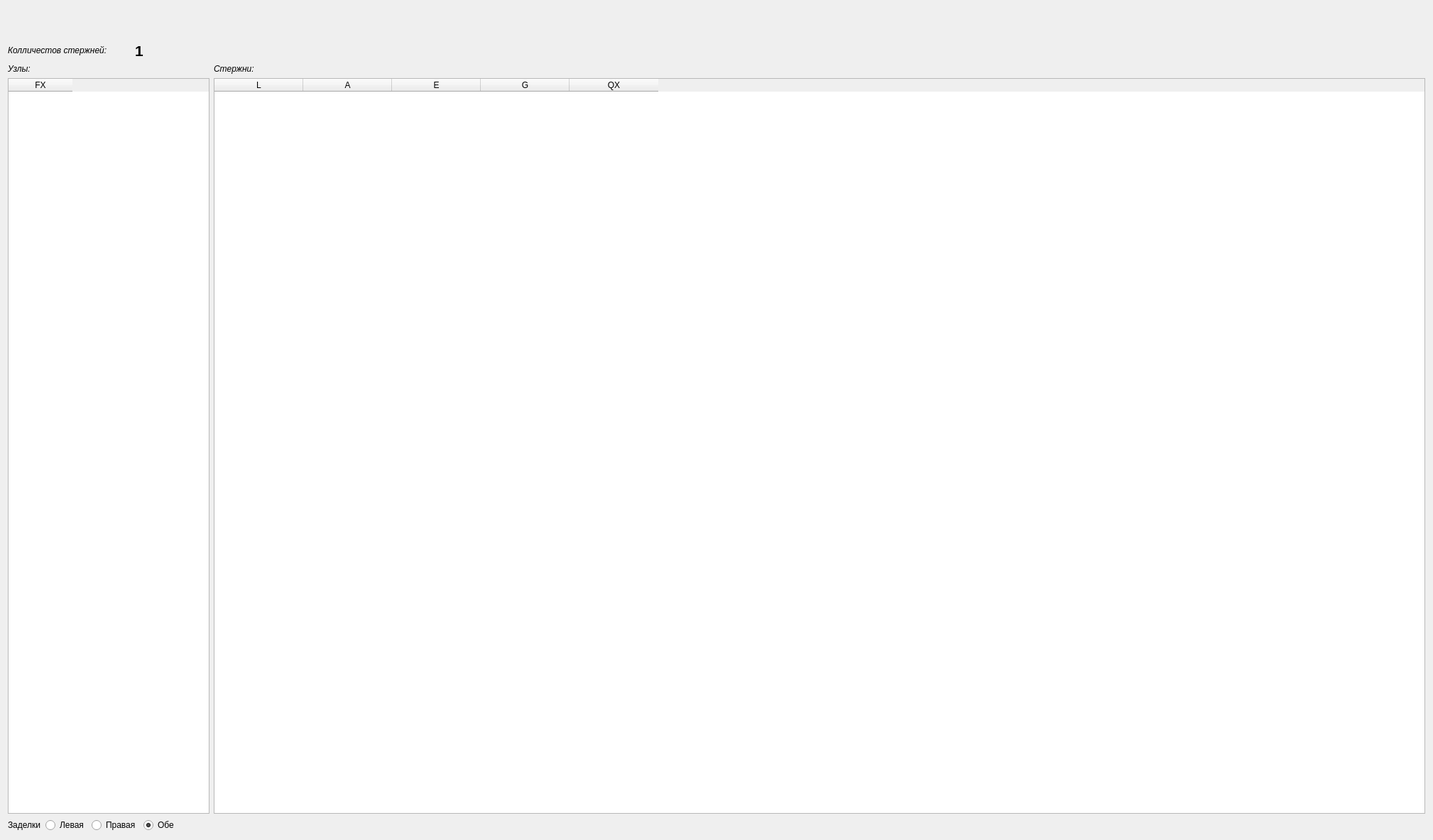
<?xml version="1.0" encoding="UTF-8"?>
<ui version="4.0">
 <class>PreProcessor</class>
 <widget class="QWidget" name="PreProcessor">
  <property name="geometry">
   <rect>
    <x>0</x>
    <y>0</y>
    <width>2018</width>
    <height>1183</height>
   </rect>
  </property>
  <property name="windowTitle">
   <string>Form</string>
  </property>
  <layout class="QVBoxLayout" name="verticalLayout_2">
   <item>
    <layout class="QHBoxLayout" name="horizontalLayout_2">
     <item>
      <widget class="QPushButton" name="backButton">
       <property name="toolTip">
        <string>Назад</string>
       </property>
       <property name="text">
        <string/>
       </property>
       <property name="icon">
        <iconset resource="main.qrc">
         <normaloff>:/pics/backspace.png</normaloff>:/pics/backspace.png</iconset>
       </property>
       <property name="iconSize">
        <size>
         <width>32</width>
         <height>32</height>
        </size>
       </property>
       <property name="flat">
        <bool>true</bool>
       </property>
      </widget>
     </item>
     <item>
      <spacer name="horizontalSpacer_3">
       <property name="orientation">
        <enum>Qt::Horizontal</enum>
       </property>
       <property name="sizeHint" stdset="0">
        <size>
         <width>40</width>
         <height>20</height>
        </size>
       </property>
      </spacer>
     </item>
    </layout>
   </item>
   <item>
    <widget class="QLabel" name="canvan">
     <property name="sizePolicy">
      <sizepolicy hsizetype="Preferred" vsizetype="Preferred">
       <horstretch>0</horstretch>
       <verstretch>0</verstretch>
      </sizepolicy>
     </property>
     <property name="text">
      <string/>
     </property>
     <property name="pixmap">
      <pixmap resource="main.qrc">:/pics/canvas.png</pixmap>
     </property>
     <property name="alignment">
      <set>Qt::AlignCenter</set>
     </property>
    </widget>
   </item>
   <item>
    <layout class="QHBoxLayout" name="horizontalLayout">
     <item alignment="Qt::AlignHCenter|Qt::AlignVCenter">
      <widget class="QLabel" name="countRodlabel">
       <property name="font">
        <font>
         <italic>true</italic>
        </font>
       </property>
       <property name="text">
        <string>Колличестов стержней: </string>
       </property>
      </widget>
     </item>
     <item>
      <widget class="QPushButton" name="delRods">
       <property name="minimumSize">
        <size>
         <width>16</width>
         <height>16</height>
        </size>
       </property>
       <property name="maximumSize">
        <size>
         <width>24</width>
         <height>24</height>
        </size>
       </property>
       <property name="toolTip">
        <string>Уменьшить</string>
       </property>
       <property name="text">
        <string/>
       </property>
       <property name="icon">
        <iconset resource="main.qrc">
         <normaloff>:/pics/remove.png</normaloff>:/pics/remove.png</iconset>
       </property>
       <property name="iconSize">
        <size>
         <width>24</width>
         <height>24</height>
        </size>
       </property>
       <property name="flat">
        <bool>true</bool>
       </property>
      </widget>
     </item>
     <item>
      <widget class="QLabel" name="countRods">
       <property name="font">
        <font>
         <pointsize>16</pointsize>
         <weight>75</weight>
         <italic>false</italic>
         <bold>true</bold>
        </font>
       </property>
       <property name="text">
        <string>1</string>
       </property>
      </widget>
     </item>
     <item>
      <widget class="QPushButton" name="addRods">
       <property name="maximumSize">
        <size>
         <width>24</width>
         <height>24</height>
        </size>
       </property>
       <property name="toolTip">
        <string>Увеличить</string>
       </property>
       <property name="text">
        <string/>
       </property>
       <property name="icon">
        <iconset resource="main.qrc">
         <normaloff>:/pics/add.png</normaloff>:/pics/add.png</iconset>
       </property>
       <property name="iconSize">
        <size>
         <width>24</width>
         <height>24</height>
        </size>
       </property>
       <property name="flat">
        <bool>true</bool>
       </property>
      </widget>
     </item>
     <item>
      <spacer name="horizontalSpacer">
       <property name="orientation">
        <enum>Qt::Horizontal</enum>
       </property>
       <property name="sizeHint" stdset="0">
        <size>
         <width>40</width>
         <height>20</height>
        </size>
       </property>
      </spacer>
     </item>
    </layout>
   </item>
   <item>
    <layout class="QGridLayout" name="gridLayout" rowstretch="0,0" columnstretch="0,0">
     <item row="1" column="0">
      <widget class="QTableWidget" name="tableNodes">
       <property name="enabled">
        <bool>true</bool>
       </property>
       <property name="sizePolicy">
        <sizepolicy hsizetype="Expanding" vsizetype="Expanding">
         <horstretch>1</horstretch>
         <verstretch>0</verstretch>
        </sizepolicy>
       </property>
       <property name="minimumSize">
        <size>
         <width>0</width>
         <height>0</height>
        </size>
       </property>
       <attribute name="horizontalHeaderDefaultSectionSize">
        <number>90</number>
       </attribute>
       <attribute name="horizontalHeaderHighlightSections">
        <bool>false</bool>
       </attribute>
       <attribute name="horizontalHeaderMinimumSectionSize">
        <number>30</number>
       </attribute>
       <attribute name="horizontalHeaderStretchLastSection">
        <bool>false</bool>
       </attribute>
       <attribute name="verticalHeaderStretchLastSection">
        <bool>false</bool>
       </attribute>
       <column>
        <property name="text">
         <string>FX</string>
        </property>
       </column>
      </widget>
     </item>
     <item row="1" column="1">
      <widget class="QTableWidget" name="tableRods">
       <property name="sizePolicy">
        <sizepolicy hsizetype="Expanding" vsizetype="Expanding">
         <horstretch>6</horstretch>
         <verstretch>0</verstretch>
        </sizepolicy>
       </property>
       <attribute name="horizontalHeaderCascadingSectionResizes">
        <bool>false</bool>
       </attribute>
       <attribute name="horizontalHeaderDefaultSectionSize">
        <number>125</number>
       </attribute>
       <attribute name="horizontalHeaderHighlightSections">
        <bool>false</bool>
       </attribute>
       <attribute name="horizontalHeaderMinimumSectionSize">
        <number>60</number>
       </attribute>
       <attribute name="horizontalHeaderShowSortIndicator" stdset="0">
        <bool>false</bool>
       </attribute>
       <attribute name="horizontalHeaderStretchLastSection">
        <bool>false</bool>
       </attribute>
       <attribute name="verticalHeaderMinimumSectionSize">
        <number>30</number>
       </attribute>
       <column>
        <property name="text">
         <string>L</string>
        </property>
       </column>
       <column>
        <property name="text">
         <string>A</string>
        </property>
       </column>
       <column>
        <property name="text">
         <string>E</string>
        </property>
       </column>
       <column>
        <property name="text">
         <string>G</string>
        </property>
       </column>
       <column>
        <property name="text">
         <string>QX</string>
        </property>
       </column>
      </widget>
     </item>
     <item row="0" column="0" alignment="Qt::AlignLeft|Qt::AlignVCenter">
      <widget class="QLabel" name="labelNodes">
       <property name="font">
        <font>
         <italic>true</italic>
        </font>
       </property>
       <property name="text">
        <string>Узлы:</string>
       </property>
      </widget>
     </item>
     <item row="0" column="1" alignment="Qt::AlignLeft|Qt::AlignVCenter">
      <widget class="QLabel" name="labelRods">
       <property name="font">
        <font>
         <italic>true</italic>
        </font>
       </property>
       <property name="text">
        <string>Стержни:</string>
       </property>
      </widget>
     </item>
    </layout>
   </item>
   <item>
    <layout class="QHBoxLayout" name="horizontalLayout_6">
     <item>
      <widget class="QLabel" name="labelFixing">
       <property name="text">
        <string>Заделки</string>
       </property>
      </widget>
     </item>
     <item>
      <widget class="QRadioButton" name="leftFixing">
       <property name="text">
        <string>Левая</string>
       </property>
      </widget>
     </item>
     <item>
      <widget class="QRadioButton" name="rightFixing">
       <property name="text">
        <string>Правая</string>
       </property>
      </widget>
     </item>
     <item>
      <widget class="QRadioButton" name="fullFixing">
       <property name="text">
        <string>Обе</string>
       </property>
       <property name="checked">
        <bool>true</bool>
       </property>
      </widget>
     </item>
     <item>
      <spacer name="horizontalSpacer_2">
       <property name="orientation">
        <enum>Qt::Horizontal</enum>
       </property>
       <property name="sizeHint" stdset="0">
        <size>
         <width>40</width>
         <height>20</height>
        </size>
       </property>
      </spacer>
     </item>
    </layout>
   </item>
  </layout>
 </widget>
 <resources>
  <include location="main.qrc"/>
 </resources>
 <connections/>
 <slots>
  <slot>changeCountRods(int)</slot>
 </slots>
</ui>
